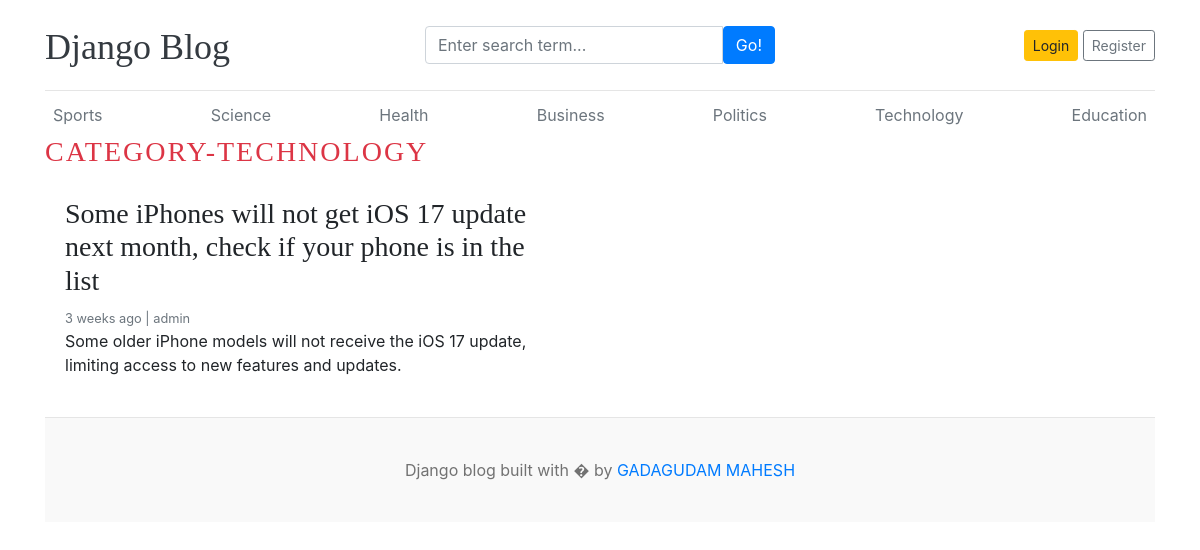
The page /category/7/ on the database as committed earlier.
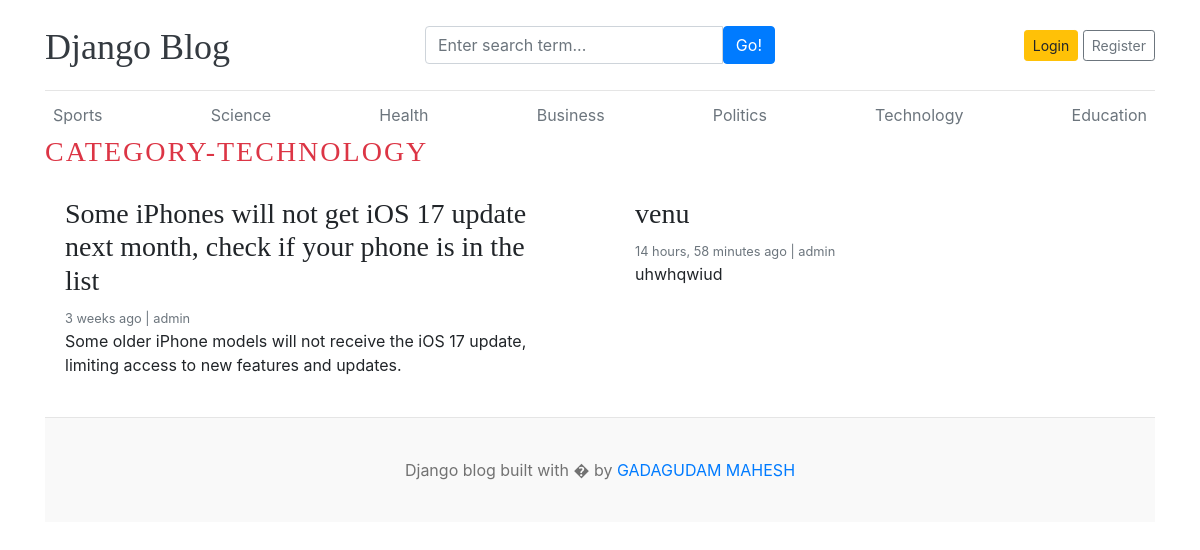
The same page on the database as committed later.
### blog/models.py (models this page shows, shortened)
class Category(models.Model):
    category_name=models.CharField(max_length=50,unique=True)
    created_at=models.DateTimeField(auto_now_add=True)
    updated_at=models.DateTimeField(auto_now=True)
    class Meta:
        verbose_name_plural='categories'
    def __str__(self):
        return self.category_name

class Blog(models.Model):
    title=models.CharField(max_length=100)
    slug=models.SlugField(max_length=150,unique=True,blank=True)
    category=models.ForeignKey(Category,on_delete=models.CASCADE)
    author=models.ForeignKey(User,on_delete=models.CASCADE)
    featured_image=models.ImageField(upload_to='upload/%Y/%M/%d')
    short_description=models.TextField(max_length=2000)
    blog_body=models.TextField(max_length=5000)
    status=models.CharField(max_length=20, choices=STATUS_CHOICES,default=0)
    is_featured=models.BooleanField(default=False)
    created_at=models.DateTimeField(auto_now_add=True)
    updated_at=models.DateTimeField(auto_now=True)

### blog/views.py (the view)
# urls.py: path('<int:category_id>/',views.posts_by_category,name='posts_by_category')
def posts_by_category(request,category_id):
    posts=Blog.objects.filter(status='Published',category=category_id)
    category=get_object_or_404(Category,pk=category_id)
    context={
        'posts':posts,
        'category':category
    }
    return render(request,'posts_by_category.html',context)

### blog/context_processor.py (called while the page is built)
def get_categories(request):
    categories=Category.objects.all()
    return dict(categories=categories)

def get_social_links(request):
    social_links=SocialLink.objects.all()
    return dict(social_links=social_links)

### templates/posts_by_category.html (shortened to what this page needs)
{% extends 'base.html' %}
{% block content %}
<h3 class="text-uppercase text-danger" style="letter-spacing:2px;">Category-{{category}}</h3>
  <div class="row mb-2">
    {% if posts %}
    {% for post in posts %}
    <div class="col-md-6">
      <div class="card border-0" >
        <div class="card-body">
          <h3>{{post.title}}</h3>
          <small class="mb-1 text-muted">{{post.created_at | timesince}}  ago |  {{post.author}}</small>
          <p class="card-text">{{post.short_description  |  truncatewords:25}}</p>
        </div>
      </div>
    </div>
    {% endfor %}
    {% else %}
    <p>No posts Found</p>
    {% endif %}
    </div>
</div>
{% endblock  %}

### templates/base.html (shortened to what this page needs)
{% load static %}
<!DOCTYPE html>
<html lang="en">
<head>
    <link href="https://getbootstrap.com/docs/4.0/dist/css/bootstrap.min.css" rel="stylesheet">
    <link href="{% static 'css/blog.css' %}" rel="stylesheet">
    <link rel="stylesheet" href="https://cdnjs.cloudflare.com/ajax/libs/font-awesome/4.7.0/css/font-awesome.min.css">
  </head>
<body>
    <div class="container">
      <header class="blog-header py-3">
        <div class="row flex-nowrap justify-content-between align-items-center">
          <div class="col-4 pt-1">
            <a class="blog-header-logo text-dark" href="/">Django Blog</a>
          </div>
          <div class="col-4">
            <form action="{% url 'search' %}" method="GET">
              <div class="input-group">
                <input class="form-control" type="text" name="keyword" value="{{keyword}}" placeholder="Enter search term..." aria-label="Enter search term..." aria-describedby="button-search" />
                <button type="submit" class="btn btn-primary" id="button-search" type="button">Go!</button>
            </div>
            </form>
          </div>
          <div class="col-4 d-flex justify-content-end align-items-center">
            {% if not user.is_authenticated %}
            <a class="btn btn-sm btn-warning" href="{% url 'login' %}">Login</a> &nbsp;
            <a class="btn btn-sm btn-outline-secondary" href="{% url 'register' %}">Register</a>
          </div>
          {% else %}
          <span><a href="{% url 'dashboard' %}">Dashboard</a></span>
          &emsp;
          <span><a href="{% url 'logout' %}">Logout</a></span>
          {% endif %}
        </div>
      </header>
      <div class="nav-scroller py-1 mb-2">
        <nav class="nav d-flex justify-content-between">
          {% for cat in categories %}
          <a class="p-2 text-muted" href="{% url 'posts_by_category' cat.id %}">{{cat.category_name}}</a>
          {% endfor %}
        </nav
      </div>
{% block content %}
{% endblock  %}
<footer class="blog-footer">
    <p>Django blog built with � by <a href="#">GADAGUDAM MAHESH</a></p>
  </footer>
  </body>
  </html>

Rows that differ between the two databases and show on the page:
added Blog: title "venu", created_at "14 hours, 58 minutes", author "admin", short_description "uhwhqwiud"
